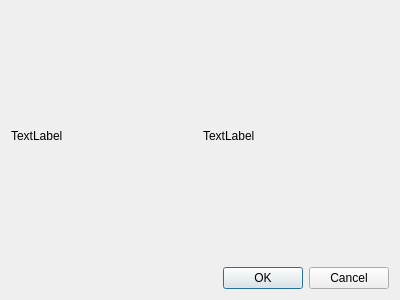
<?xml version="1.0" encoding="UTF-8"?>
<ui version="4.0">
 <class>helpDialog</class>
 <widget class="QDialog" name="helpDialog">
  <property name="geometry">
   <rect>
    <x>0</x>
    <y>0</y>
    <width>400</width>
    <height>300</height>
   </rect>
  </property>
  <property name="windowTitle">
   <string>Dialog</string>
  </property>
  <layout class="QGridLayout" name="gridLayout">
   <item row="0" column="0">
    <layout class="QHBoxLayout" name="horizontalLayout">
     <item>
      <widget class="QLabel" name="label">
       <property name="text">
        <string>TextLabel</string>
       </property>
      </widget>
     </item>
     <item>
      <widget class="QLabel" name="label_2">
       <property name="text">
        <string>TextLabel</string>
       </property>
      </widget>
     </item>
    </layout>
   </item>
   <item row="1" column="0">
    <widget class="QDialogButtonBox" name="buttonBox">
     <property name="orientation">
      <enum>Qt::Horizontal</enum>
     </property>
     <property name="standardButtons">
      <set>QDialogButtonBox::Cancel|QDialogButtonBox::Ok</set>
     </property>
    </widget>
   </item>
  </layout>
 </widget>
 <resources/>
 <connections>
  <connection>
   <sender>buttonBox</sender>
   <signal>accepted()</signal>
   <receiver>helpDialog</receiver>
   <slot>accept()</slot>
   <hints>
    <hint type="sourcelabel">
     <x>248</x>
     <y>254</y>
    </hint>
    <hint type="destinationlabel">
     <x>157</x>
     <y>274</y>
    </hint>
   </hints>
  </connection>
  <connection>
   <sender>buttonBox</sender>
   <signal>rejected()</signal>
   <receiver>helpDialog</receiver>
   <slot>reject()</slot>
   <hints>
    <hint type="sourcelabel">
     <x>316</x>
     <y>260</y>
    </hint>
    <hint type="destinationlabel">
     <x>286</x>
     <y>274</y>
    </hint>
   </hints>
  </connection>
 </connections>
</ui>
